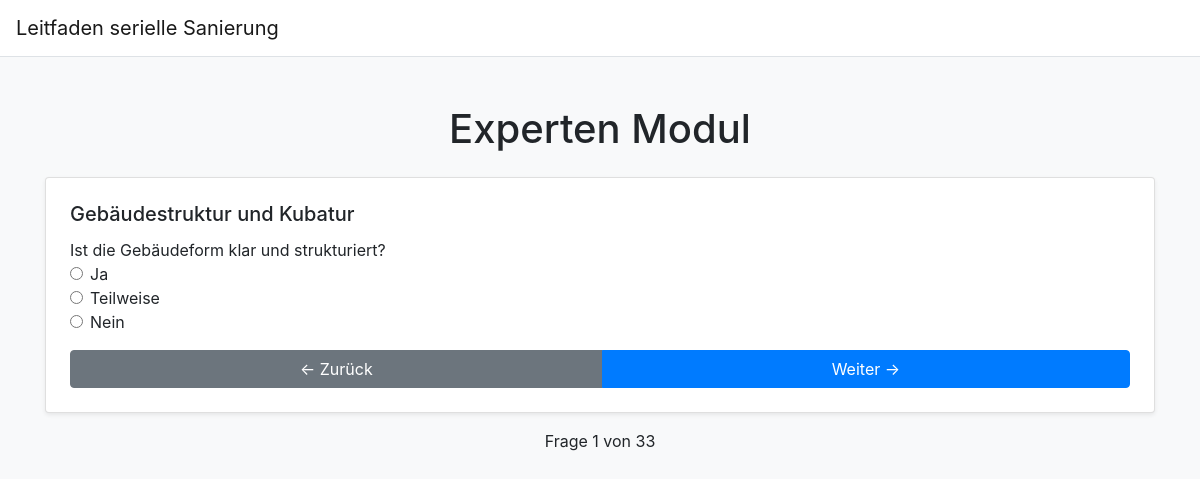
The app's page /quiz/Advanced with its own data.
### app.py (models this page shows)
class Question(db.Model):
    id = db.Column(db.Integer, primary_key=True)
    module = db.Column(db.String(20), nullable=False)
    text = db.Column(db.String(200), nullable=False)
    subtitle = db.Column(db.String(200), nullable=True)
    answers = db.relationship('Answer', backref='question', lazy=True)
    image = db.Column(db.String(200), nullable=True)
    info_popup = db.Column(db.String(500), nullable=True)  # Popup-Text

class Answer(db.Model):
    id = db.Column(db.Integer, primary_key=True)
    question_id = db.Column(db.Integer, db.ForeignKey('question.id'), nullable=False)
    text = db.Column(db.String(200), nullable=True)
    score = db.Column(db.Integer, nullable=True)
    info_popup = db.Column(db.String(500), nullable=True)

### app.py (the view, shortened to what this page needs)
@app.route('/quiz/<module>', methods=['GET', 'POST'])
def quiz(module):
    questions = get_questions(module)
    total_questions = len(questions)
    session.setdefault('question_index', 0)
    session.setdefault('answers', {})
    if session.get('module') != module:
        session['module'] = module
        session['question_index'] = 0
        session['answers'] = {}
    question_index = session['question_index']
    try:
        question = questions[question_index]
    except IndexError:
        return redirect(url_for('summary'))
    return render_template(
        f'{module.lower()}_quiz.html',
        question=question,
        question_index=question_index,
        total_questions=total_questions,
        answers=session['answers']
    )

### app.py (called while the page is built)
def get_questions(module):
    questions = Question.query.filter_by(module=module).all()
    if not questions:
        abort(404, description="Keine Fragen für dieses Modul gefunden")
    return questions

### templates/advanced_quiz.html (shortened to what this page needs)
<!DOCTYPE html>
<html lang="de">
<head>
    <link href="https://stackpath.bootstrapcdn.com/bootstrap/4.5.2/css/bootstrap.min.css" rel="stylesheet">
</head>
<body class="bg-light">
    <nav class="navbar navbar-expand-lg navbar-light bg-white border-bottom">
        <a class="navbar-brand" href="#">Leitfaden serielle Sanierung</a>
    </nav>
    <div class="container mt-5">
        <h1 class="text-center mb-4">Experten Modul</h1>
        <form method="POST" class="card p-4 shadow-sm">
            {% if question.subtitle %}
                <h5 class="card-title">{{ question.subtitle }}</h5>
            {% endif %}
            <div class="d-flex align-items-center">
                <p class="mb-0">{{ question.text }}</p>
            </div>
            {% if question.answers %}
                <div class="form-group">
                    {% for answer in question.answers %}
                        <div class="form-check">
                            <input type="radio" id="answer_{{ answer.id }}" name="answer" value="{{ answer.id }}" required class="form-check-input">
                            <label for="answer_{{ answer.id }}" class="form-check-label">{{ answer.text }}</label>
                        </div>
                    {% endfor %}
                </div>
            {% else %}
                <div class="form-group">
                    <textarea name="free_text" placeholder="Ihre Antwort hier..." required class="form-control"></textarea>
                </div>
            {% endif %}
            <div class="btn-group">
                <button type="submit" name="back" class="btn btn-secondary">
                    ← Zurück
                </button>
            <button type="submit" name="next" class="btn btn-primary">
                Weiter →
            </button>
            </div>
        </form>
        <p class="text-center mt-3">Frage {{ question_index + 1 }} von {{ total_questions }}</p>
    </div>
</body>
</html>

### records on screen
Question: subtitle "Gebäudestruktur und Kubatur", text "Ist die Gebäudeform klar und strukturiert?"
Answer: text "Ja"
Answer: text "Teilweise"
Answer: text "Nein"

### other values on screen
{{ question_index + 1 }} "1"
{{ total_questions }} "33"
